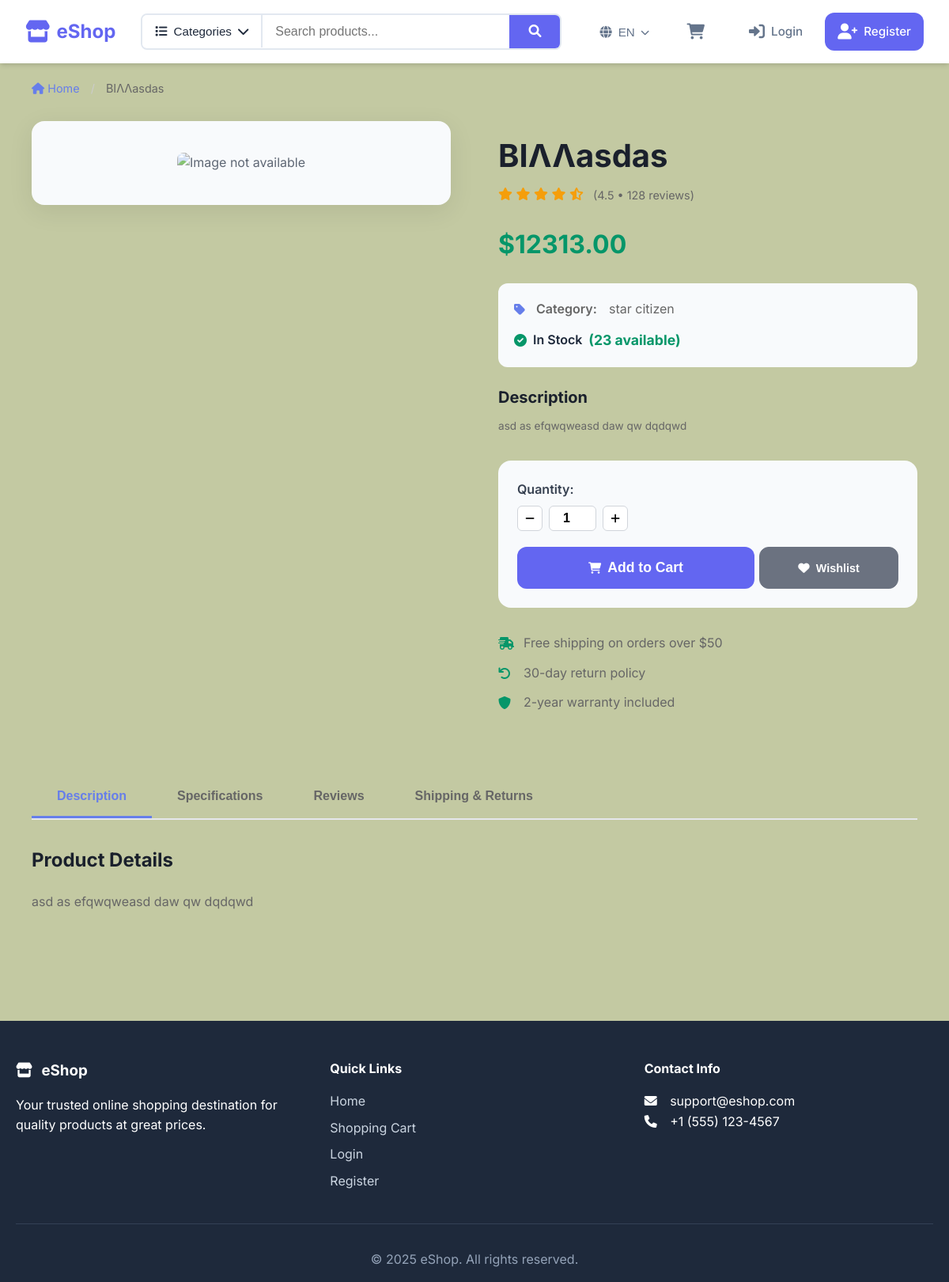
The page /product/19 on the database its author committed.
### tables this page shows
CREATE TABLE products(
            product_id INTEGER PRIMARY KEY AUTOINCREMENT,
            name VARCHAR(100) NOT NULL,
            description TEXT,
            price DECIMAL(10,2) NOT NULL,
            stock_quantity INTEGER NOT NULL DEFAULT 0,
            category VARCHAR(50),
            image_url VARCHAR(255),
            created_at TIMESTAMP DEFAULT CURRENT_TIMESTAMP
        );

### app.py (the view)
@app.route("/product/<int:product_id>")
def product_detail(product_id):
    try:
        with get_cursor() as cur:
            cur.execute("SELECT * FROM products WHERE product_id = ?", (product_id,))
            product = cur.fetchone()
        if not product:
            flash('Product not found', 'danger')
            return redirect(url_for('home'))
        return render_template('product.html', product=product)
    except Exception as e:
        flash(f"Error loading product: {str(e)}", 'danger')
        return redirect(url_for('home'))

### app.py (called while the page is built)
@app.context_processor
def utility_processor():
    def get_image_url(image_url):
        if not image_url:
            return url_for('static', filename='images/placeholder.png')
        if image_url.startswith('uploads/'):
            return url_for('static', filename=image_url)
        return image_url
    categories = []
    try:
        with get_cursor() as cur:
            cur.execute("SELECT DISTINCT category FROM products WHERE category IS NOT NULL AND category != '' ORDER BY category")
            categories = [row[0] for row in cur.fetchall()]
    except:
        pass
    return dict(get_image_url=get_image_url, global_categories=categories)

def get_db():
    db = getattr(g, '_database', None)
    if db is None:
        db = g._database = sqlite3.connect(DATABASE)
        db.row_factory = sqlite3.Row
    return db

@app.teardown_appcontext
def close_connection(exception):
    db = getattr(g, '_database', None)
    if db is not None:
        db.close()

@contextmanager
def get_cursor():
    db = get_db()
    cursor = db.cursor()
    try:
        yield cursor
        db.commit()
    except Exception as e:
        db.rollback()
        raise e
    finally:
        cursor.close()

### templates/product.html (shortened to what this page needs)
{% extends "base.html" %}
{% block content %}
<div class="product-page">
    <div class="product-breadcrumb">
        <a href="{{ url_for('home') }}" class="breadcrumb-link">
            <i class="fas fa-home"></i> Home
        </a>
        <span class="breadcrumb-separator">/</span>
        <span class="breadcrumb-current">{{ product.name }}</span>
    </div>
    <div class="product-layout">
        <div class="product-gallery">
            <div class="main-image-container">
                <img src="{{ get_image_url(product.image_url) }}"
                     alt="{{ product.name }}"
                     class="main-product-image"
                     id="mainProductImage">
            </div>
        </div>
        <div class="product-details">
            <div class="product-header">
                <h1 class="product-title">{{ product.name }}</h1>
                <div class="product-rating">
                    <div class="stars">
                        <i class="fas fa-star"></i>
                        <i class="fas fa-star"></i>
                        <i class="fas fa-star"></i>
                        <i class="fas fa-star"></i>
                        <i class="fas fa-star-half-alt"></i>
                    </div>
                    <span class="rating-text">(4.5 • 128 reviews)</span>
                </div>
            </div>
            <div class="product-pricing">
                <div class="current-price">${{ "%.2f"|format(product.price) }}</div>
            </div>
            <div class="product-meta">
                <div class="meta-item">
                    <i class="fas fa-tag"></i>
                    <span class="meta-label">Category:</span>
                    <span class="meta-value">{{ product.category or 'General' }}</span>
                </div>
                {% if product.stock_quantity > 0 %}
                    <div class="stock-available">
                        <i class="fas fa-check-circle"></i>
                        <span class="stock-text">In Stock</span>
                        <span class="stock-quantity">({{ product.stock_quantity }} available)</span>
                    </div>
                {% else %}
                    <div class="stock-unavailable">
                        <i class="fas fa-times-circle"></i>
                        <span class="stock-text">Out of Stock</span>
                    </div>
                {% endif %}
            </div>
            <div class="product-description">
                <h3>Description</h3>
                <p>{{ product.description or 'No description available for this product.' }}</p>
            </div>
            {% if product.stock_quantity > 0 %}
            <div class="purchase-section">
                <form action="{{ url_for('add_to_cart') }}" method="post" class="add-to-cart-form">
                    <div class="quantity-selector">
                        <label for="quantity">Quantity:</label>
                        <div class="quantity-controls">
                            <button type="button" class="quantity-btn" onclick="decreaseQuantity()">
                                <i class="fas fa-minus"></i>
                            </button>
                            <input type="number" id="quantity" name="quantity"
                                   value="1" min="1" max="{{ product.stock_quantity }}"
                                   class="quantity-input">
                            <button type="button" class="quantity-btn" onclick="increaseQuantity()">
                                <i class="fas fa-plus"></i>
                            </button>
                        </div>
                    </div>
                    <div class="action-buttons">
                        <button type="submit" class="btn btn-primary btn-add-to-cart">
                            <i class="fas fa-shopping-cart"></i>
                            Add to Cart
                        </button>
                        <button type="button" class="btn btn-secondary btn-wishlist">
                            <i class="fas fa-heart"></i>
                            Wishlist
                        </button>
                    </div>
                </form>
            </div>
            {% endif %}
            <div class="product-features">
                <div class="feature">
                    <i class="fas fa-shipping-fast"></i>
                    <span>Free shipping on orders over $50</span>
                </div>
                <div class="feature">
                    <i class="fas fa-undo"></i>
                    <span>30-day return policy</span>
                </div>
                <div class="feature">
                    <i class="fas fa-shield-alt"></i>
                    <span>2-year warranty included</span>
                </div>
            </div>
        </div>
    </div>
    <div class="product-tabs">
        <div class="tabs-header">
            <button class="tab-btn active" data-tab="description">Description</button>
            <button class="tab-btn" data-tab="specifications">Specifications</button>
            <button class="tab-btn" data-tab="reviews">Reviews</button>
            <button class="tab-btn" data-tab="shipping">Shipping & Returns</button>
        </div>
        <div class="tabs-content">
            <div class="tab-pane active" id="description">
                <h3>Product Details</h3>
                <p>{{ product.description or 'Detailed product description coming soon.' }}</p>
            </div>
        </div>
    </div>
</div>
{% endblock %}

### static/css/base.css (style rules this page uses)
:root { --primary-color: #6366f1; --primary-dark: #4f46e5; --secondary-color: #679e0f; --accent-color: #10b981; --text-dark: #1e293b; --text-light: #64748b; --border-color: #000408; --shadow: 0 4px 6px -1px rgba(0, 0, 0, 0.1), 0 2px 4px -1px rgba(0, 0, 0, 0.06); --shadow-lg: 0 10px 15px -3px rgba(0, 0, 0, 0.1), 0 4px 6px -2px rgba(0, 0, 0, 0.05); --radius: 12px; --transition: all 0.3s ease; }
* { margin: 0; padding: 0; box-sizing: border-box; }
body { font-family: 'Inter', -apple-system, BlinkMacSystemFont, sans-serif; line-height: 1.6; color: var(--text-dark); background-color: #c3c9a2; }
.nav-link, .btn, .product-card { transition: var(--transition); }

### static/css/header.css (style rules this page uses)
html { scroll-behavior: smooth; }

### static/css/utilities.css (style rules this page uses)
.btn { display: inline-flex; align-items: center; justify-content: center; padding: 0.75rem 1.5rem; border: none; border-radius: var(--radius); font-weight: 600; text-decoration: none; cursor: pointer; transition: var(--transition); font-size: 0.9rem; gap: 0.5rem; }
.btn i { font-size: 0.9rem; }
.btn-primary { background: var(--primary-color); color: white; }
.btn-secondary { background: var(--text-light); color: white; }

### static/css/products.css (style rules this page uses)
.add-to-cart-form { margin: 0; }
.product-description { color: var(--text-light); font-size: 0.9rem; margin-bottom: 15px; }

### static/css/cart.css (style rules this page uses)
.quantity-controls { display: flex; align-items: center; gap: 8px; }
.quantity-btn { width: 32px; height: 32px; border: 1px solid #d1d5db; background: white; border-radius: 6px; cursor: pointer; display: flex; align-items: center; justify-content: center; transition: all 0.3s ease; }
.quantity-input { width: 60px; height: 32px; border: 1px solid #d1d5db; border-radius: 6px; text-align: center; font-weight: 600; }

### static/css/admin.css (style rules this page uses)
.product-description { color: #718096; font-size: 0.85rem; line-height: 1.4; }
.stock-quantity { font-weight: 700; font-size: 1.1rem; color: #059669; }
.action-buttons { display: flex; gap: 6px; justify-content: flex-start; }

### rows shown on the page
products: name "ΒΙΛΛasdas", price "12313.00", category "star citizen", stock_quantity "23", description "asd as efqwqweasd daw qw dqdqwd"
